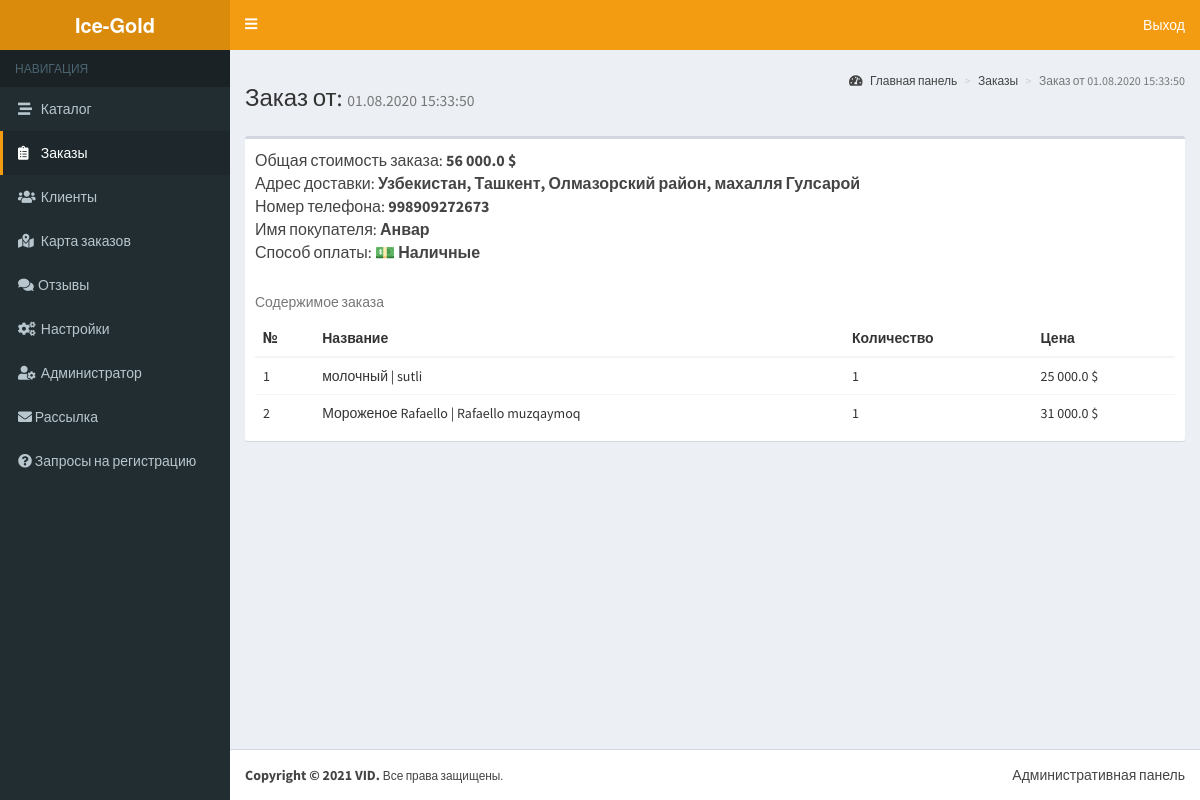
/orders/2 (signed in), run on the app's committed database.
### application/core/models.py (models this page shows, shortened)
class Order(db.Model):
    __tablename__ = 'orders'
    id = db.Column(db.Integer, primary_key=True)
    user_id = db.Column(db.Integer, db.ForeignKey('users.id'))
    user_name = db.Column(db.String(100))
    shipping_method = db.Column(db.String(50))
    payment_method = db.Column(db.String(50))
    address_txt = db.Column(db.String(100))
    phone_number = db.Column(db.String(15))
    confirmed = db.Column(db.Boolean, default=False)
    confirmation_date = db.Column(db.DateTime)
    delivery_price = db.Column(db.Integer)
    total_amount = db.Column(db.Float)
    order_items = db.relationship('OrderItem', lazy='dynamic',
                                  backref='order', cascade='all, delete-orphan')
    location = db.relationship('Location', uselist=False, cascade='all,delete', backref='order')
    class ShippingMethods:
        PICK_UP = 'pickup'
        DELIVERY = 'delivery'
    class PaymentMethods:
        CASH = 'cash'
        PAYME = 'payme'

class Location(db.Model):
    __tablename__ = 'locations'
    id = db.Column(db.Integer, primary_key=True)
    latitude = db.Column(db.Float)
    longitude = db.Column(db.Float)
    address = db.Column(db.String(100))
    order_id = db.Column(db.Integer, db.ForeignKey('orders.id'))

class OrderItem(db.Model):
    __tablename__ = 'order_items'
    id = db.Column(db.Integer, primary_key=True)
    order_id = db.Column(db.Integer, db.ForeignKey('orders.id'))
    dish_id = db.Column(db.Integer, db.ForeignKey('dishes.id', ondelete='SET NULL'), nullable=True)
    count = db.Column(db.Integer)
    dish = db.relationship('Dish')

class Dish(db.Model):
    __tablename__ = 'dishes'
    id = db.Column(db.Integer, primary_key=True)
    name = db.Column(db.String(100))
    name_uz = db.Column(db.String(100))
    image_id = db.Column(db.String(150))
    image_path = db.Column(db.String(150))
    description = db.Column(db.String(500))
    description_uz = db.Column(db.String(500))
    show_usd = db.Column(db.Boolean, default=False)
    is_hidden = db.Column(db.Boolean, default=False)
    price = db.Column(db.Float)
    number = db.Column(db.Integer, default=1)
    category_id = db.Column(db.Integer, db.ForeignKey('dish_categories.id'))

### application/admin/orders.py (the view)
@bp.route('/orders/<int:order_id>')
@login_required
def order(order_id: int):
    current_order = orderservice.get_order_by_id(order_id)
    order_date = date.convert_utc_to_asia_tz(current_order.confirmation_date).strftime('%d.%m.%Y %H:%M:%S')
    total_sum = _total_order_sum(current_order.order_items.all())
    return render_template('admin/order.html', title="Заказ от {}".format(order_date),
                           area='orders', order=current_order, total_sum=total_sum)

### application/admin/__init__.py (called while the page is built)
@bp.context_processor
def view_context_processor():
    return {
        'year': datetime.now().year
    }

### application/admin/orders.py (called while the page is built)
def _total_order_sum(order_items) -> int:
    summary_dishes_sum = [order_item.count * order_item.dish.price for order_item in order_items]
    total = sum(summary_dishes_sum)
    return total

### application/core/models.py (called while the page is built)
@login.user_loader
def load_user(user_id):
    return UserAdmin.query.get(int(user_id))

### application/core/orderservice.py (called while the page is built)
def get_order_by_id(order_id) -> Order:
    return Order.query.get_or_404(order_id)

### application/resources/strings.py (called while the page is built)
def get_string(key, language='ru'):
    if language == 'ru':
        return _strings_ru.get(key, 'no_string')
    elif language == 'uz':
        return _strings_uz.get(key, 'no_string')
    else:
        raise Exception('Invalid language')

def from_order_payment_method(value: str, language: str) -> str:
    return get_string('order.' + value, language)

### application/utils/date.py (called while the page is built)
def convert_utc_to_asia_tz(utc_date: datetime):
    from_zone = tz.tzutc()
    to_zone = tz.gettz('Asia/Tashkent')
    utc = utc_date.replace(tzinfo=from_zone)
    local = utc.astimezone(to_zone)
    return local

### application/utils/filters.py (called while the page is built)
@app.template_filter()
def datetime(value, date_format='%d.%m.%Y %H:%M:%S', convert_from_utc=False):
    if convert_from_utc:
        date = convert_utc_to_asia_tz(value)
    else:
        date = value
    return date.strftime(date_format)

@app.template_filter()
def payment_method(value):
    return strings.from_order_payment_method(value, 'ru')

@app.template_filter()
def price(value):
    return '{0:,}'.format(value).replace(',', ' ')

### application/templates/admin/order.html
{% extends 'layouts/admin.html' %}
{% block header %}Заказ от:{% endblock %}
{% block description %}{{ order.confirmation_date|datetime(convert_from_utc=True) }}{% endblock %}
{% block breadcrumbs %}
    <li><a href="{{ url_for('admin.orders') }}">Заказы</a></li>
    <li class="active">Заказ от {{ order.confirmation_date|datetime(convert_from_utc=True) }}</li>
{% endblock %}
{% block content %}
    <div class="row">
        <div class="col-xs-12">
            <div class="box">
                <div class="box-header order-details">
                    {% if order.delivery_price %}
                        <p>Общая стоимость заказа (без учёта стоиомсти доставки): <strong>{{ total_sum|price }} $ </strong></p>
                        <p>Стоимость доставки: <strong>{{ order.delivery_price|price }} $</strong></p>
                    {% else %}
                        <p>Общая стоимость заказа: <strong>{{ total_sum|price }} $ </strong></p>
                    {% endif %}
                    {% if order.address_txt or order.location %}
                        <p>Адрес доставки: <strong>{% if order.address_txt %}{{ order.address_txt }}{% elif order.location %}{{ order.location.address }}{% endif %}</strong></p>
                    {% endif %}
                    <p>Номер телефона: <strong>{{ order.phone_number }}</strong></p>
                    {% if order.user_name %}
                        <p>Имя покупателя: <strong>{{ order.user_name }}</strong></p>
                    {% endif %}
                    <p>Способ оплаты: <strong>{{ order.payment_method|payment_method }}</strong></p>
                </div>
                <div class="box-body table-responsive">
                    <table class="table table-hover">
                        <caption>Содержимое заказа</caption>
                        <thead>
                            <tr>
                                <th>№</th>
                                <th>Название</th>
                                <th>Количество</th>
                                <th>Цена</th>
                            </tr>
                        </thead>
                        <tbody>
                            {% for order_item in order.order_items.all() %}
                                <tr>
                                    <td>{{ loop.index }}</td>
                                    <td>{{ order_item.dish.name }} | {{ order_item.dish.name_uz }}</td>
                                    <td>{{ order_item.count }}</td>
                                    <td>{{ (order_item.dish.price * order_item.count)|price }} $</td>
                                </tr>
                            {% endfor %}
                        </tbody>
                    </table>
                </div>
            </div>
        </div>
    </div>
{% endblock %}

### application/templates/layouts/admin.html (shortened to what this page needs)
<!doctype html>
<html lang="ru">
<head>
    <link rel="stylesheet" href="https://stackpath.bootstrapcdn.com/bootstrap/3.4.1/css/bootstrap.min.css">
    <link rel="stylesheet" href="https://use.fontawesome.com/releases/v5.8.2/css/solid.css">
    <link rel="stylesheet" href="https://use.fontawesome.com/releases/v5.8.2/css/fontawesome.css">
    <link rel="stylesheet" href="{{ url_for('static', filename='css/AdminLTE.min.css') }}">
    <link rel="stylesheet" href="{{ url_for('static', filename='css/skin-yellow.min.css') }}">
    <link rel="stylesheet" href="{{ url_for('static', filename='css/app.css') }}">
</head>
<body class="hold-transition skin-yellow sidebar-mini">
    <div class="wrapper">
        <header class="main-header">
            <a href="{{ url_for('admin.index') }}" class="logo">
                <span class="logo-lg"><b>Ice-Gold</b></span>
            </a>
            <nav class="navbar navbar-static-top" role="navigation">
                <a href="#" class="sidebar-toggle fas fa-bars" data-toggle="push-menu" role="button">
                </a>
                <div class="navbar-custom-menu">
                    <ul class="nav navbar-nav">
                        <li>
                            <a href="{{ url_for('auth.logout') }}">Выход</a>
                        </li>
                    </ul>
                </div>
            </nav>
        </header>
        <aside class="main-sidebar">
            <section class="sidebar">
                <ul class="sidebar-menu">
                    <li class="header">НАВИГАЦИЯ</li>
                    <li class="{% if area == 'catalog' %}active{% endif %}"><a href="{{ url_for('admin.catalog') }}"><i class="fa fas fa-stream"></i> <span>Каталог</span></a></li>
                    <li class="{% if area == 'orders' %}active{% endif %}"><a href="{{ url_for('admin.orders') }}"><i class="fa fas fa-clipboard-list"></i> <span>Заказы</span></a></li>
                    <li class="{% if area == 'users' %}active{% endif %}"><a href="{{ url_for('admin.users') }}"><i class="fa fas fa-users"></i> <span>Клиенты</span></a></li>
                    <li class="{% if area == 'map' %}active{% endif %}"><a href="{{ url_for('admin.orders_map') }}"><i class="fa fas fa-map-marked-alt"></i> <span>Карта заказов</span></a></li>
                    <li class="{% if area == 'comments' %}active{% endif %}"><a href="{{ url_for('admin.comments') }}"><i class="fa fas fa-comments"></i><span>Отзывы</span></a></li>
                    <li class="{% if area == 'settings' %}active{% endif %}"><a href="{{ url_for('admin.settings') }}"><i class="fa fas fa-cogs"></i> <span>Настройки</span></a></li>
                    <li class="{% if area == 'admin' %}active{% endif %}"><a href="{{ url_for('admin.administrator') }}"><i class="fa fas fa-user-cog"></i> <span>Администратор</span></a></li>
                    <li class="{% if area == 'mailing' %}active{% endif %}"><a href="{{ url_for('admin.mailing') }}"><i class="fas fa-envelope"></i> <span>Рассылка</span></a></li>
                    <li class="{% if area == 'requests' %}active{% endif %}"><a href="{{ url_for('admin.list_requests') }}"><i class="fas fa-question-circle"></i> <span>Запросы на регистрацию</span></a></li>
                </ul>
            </section>
        </aside>
  <div class="content-wrapper">
    <section class="content-header">
      <h3>
          {% block header %}
          {% endblock %}
        <small>{% block description %}{% endblock %}</small>
      </h3>
      <ol class="breadcrumb">
        <li><a href="/"><i class="fa fas fa-tachometer-alt"></i> Главная панель</a></li>
        {% block breadcrumbs %}{% endblock %}
      </ol>
    </section>
    <section class="content container-fluid">
        {% block content %}
        {% endblock %}
    </section>
  </div>
  <footer class="main-footer">
    <div class="pull-right hidden-xs">
      Административная панель
    </div>
    <strong>Copyright &copy; {{ year }} VID.</strong> <small>Все права защищены.</small>
  </footer>
    </div>
</body>
</html>

### application/static/css/app.css (style rules this page uses)
.fas.sidebar-toggle { line-height:1.4 }
.order-details p { font-size:12pt;font-weight:400;margin:0;padding:0 }

### data on the page
Order: confirmation_date "01.08.2020 15:33:50", phone_number "998909272673", user_name "Анвар", payment_method|payment_method "💵 Наличные"
Location: location.address "Узбекистан, Ташкент, Олмазорский район, махалля Гулсарой"
OrderItem: dish.name "молочный", dish.name_uz "sutli", count "1"
Dish: (order_item.dish.price*order_item.count)|price "25 000.0"
OrderItem: dish.name "Мороженое Rafaello", dish.name_uz "Rafaello muzqaymoq", count "1"
Dish: (order_item.dish.price*order_item.count)|price "31 000.0"

### other printed values
{{ total_sum|price }} "56 000.0"
